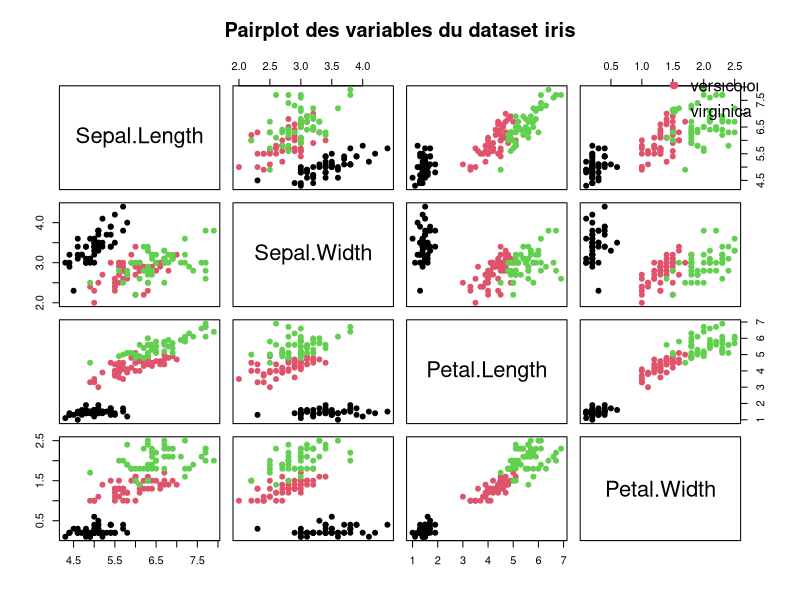
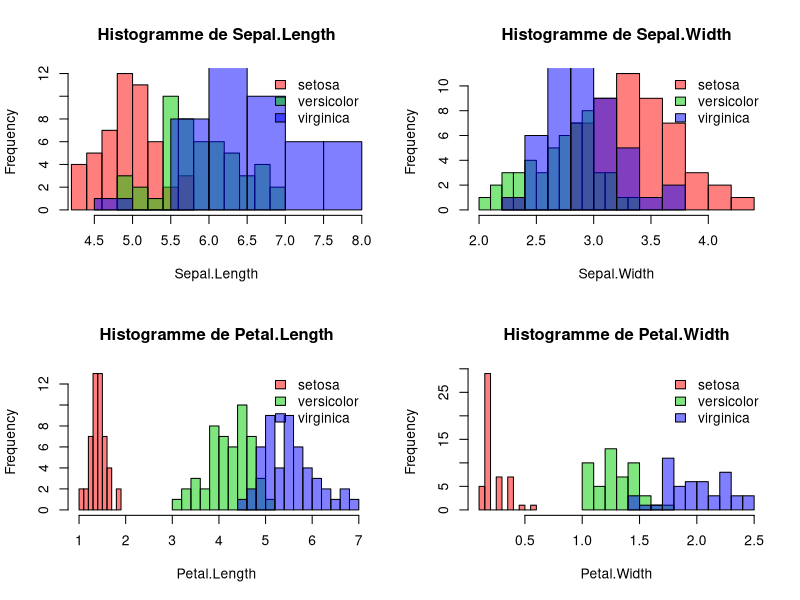
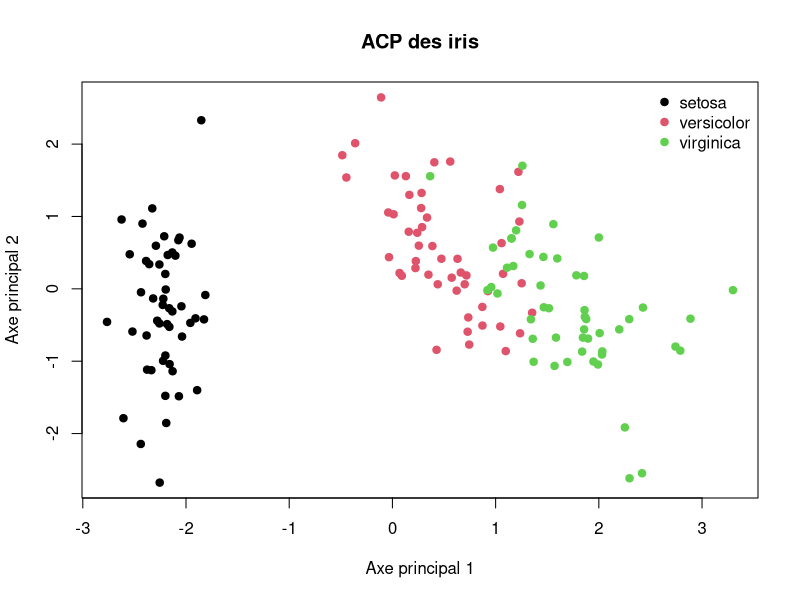
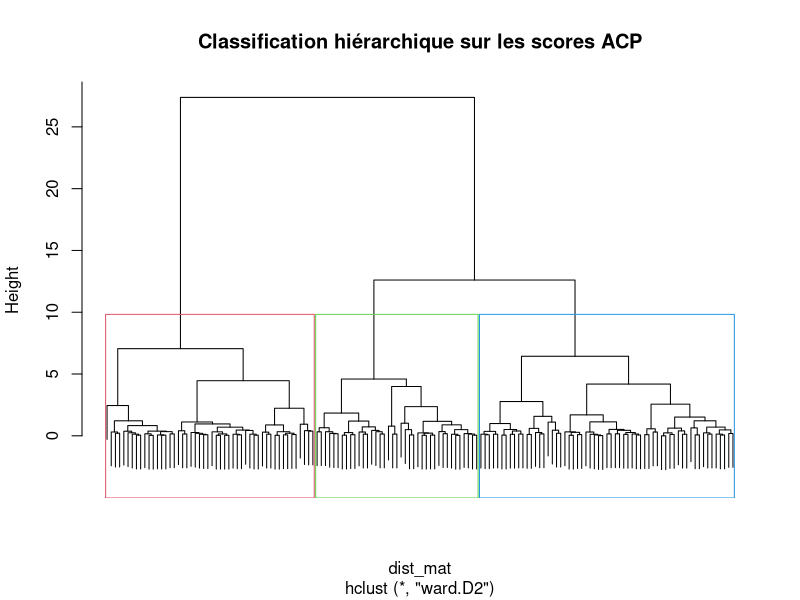

Recreate these plots in R, in order.
# TP LDA

# Question 1 - Chargement du package ####
library(MASS)

# Question 2 - Chargement des données ####
data(iris)
df <- iris; X <- df[, 1:4]; y <- df$Species

# Aperçu rapide
head(df); str(df); summary(df)

## Pairplot des variables quantitatives ####
pairs(
  iris[, 1:4],
  col = as.numeric(iris$Species),
  pch = 19,
  main = "Pairplot des variables du dataset iris"
)

legend(
  "topright",
  legend = levels(iris$Species),
  col = 1:3,
  pch = 19,
  bty = "n"
)


## Histogrammes séparés par classe (mfrow 2x2) ####
par(mfrow = c(2, 2))

vars <- names(iris)[1:4]
cols <- c("red", "green3", "blue")

for (v in vars) {
  hist(
    iris[iris$Species == "setosa", v],
    col = adjustcolor(cols[1], alpha.f = 0.5),
    main = paste("Histogramme de", v),
    xlab = v,
    xlim = range(iris[, v]),
    breaks = 10
  )
  hist(
    iris[iris$Species == "versicolor", v],
    col = adjustcolor(cols[2], alpha.f = 0.5),
    add = TRUE,
    breaks = 10
  )
  hist(
    iris[iris$Species == "virginica", v],
    col = adjustcolor(cols[3], alpha.f = 0.5),
    add = TRUE,
    breaks = 10
  )
  legend(
    "topright",
    legend = levels(iris$Species),
    fill = adjustcolor(cols, alpha.f = 0.5),
    bty = "n"
  )
}
par(mfrow = c(1, 1))


# Question 3 - Instance et Apprentissage LDA ####
lda_model <- lda(Species ~ ., data = df)

# Résumé du modèle ajusté
lda_model


# Question 4 - Explorer le modèle lda appris ####
# Proportions a priori estimées par R
lda_model$prior

# Décompte de chaque espèce
table(df$Species)

# Nombre total d'observations
nrow(df)

# Centres de gravité de chaque classe
lda_model$means

# (Hors programme visiblement) 
# Coefficients discriminants utilisés par R
lda_model$scaling

# (Hors programme visiblement)
# Valeurs singulières / importance des axes discriminants
lda_model$svd

# Commentaire possible :
# - lda_model$prior donne les proportions des classes
# - table(df$Species) donne les effectifs
# - lda_model$means donne les centres de classes
# - lda_model$scaling donne les coefficients des fonctions discriminantes

# Question 5 - Predict de la LDA ####
lda_pred <- predict(lda_model, newdata = X)

# Structure de l'objet retourné
names(lda_pred)

# Classes prédites
head(lda_pred$class)

# Scores sur les axes discriminants
head(lda_pred$x)

# Probabilités a posteriori
head(lda_pred$posterior)

# Question 6 - Matrice de confusion ####
conf_mat_lda <- table(
  Classe_reelle = y,
  Classe_predite = lda_pred$class
)
conf_mat_lda

# Taux de bonne classification
mean(lda_pred$class == y)

# Taux d'erreur
mean(lda_pred$class != y)


# Question 7 - Probabilités a posteriori estimées par la LDA ####
# Probabilités a posteriori calculées par R
posterior_probs <- lda_pred$posterior
head(posterior_probs)
tail(posterior_probs)

# Question 8 - Estimation sur le jeu d'apprentissage ####
# Vérification : la classe prédite est celle de probabilité a posteriori maximale
class_from_posterior <- colnames(posterior_probs)[max.col(posterior_probs)]

# Comparaison avec les prédictions de predict(...)
all(class_from_posterior == as.character(lda_pred$class))

# On peut aussi visualiser les premières lignes
verification_df <- data.frame(
  Classe_predite = lda_pred$class,
  Classe_via_posterior = class_from_posterior
)
head(verification_df)

# Question 9 - Inférence ####

# Quelques individus arbitraires
new_flowers <- data.frame(
  Sepal.Length = c(5.0, 6.2, 6.9, 5.8),
  Sepal.Width  = c(3.4, 2.8, 3.1, 2.7),
  Petal.Length = c(1.5, 4.8, 5.4, 5.1),
  Petal.Width  = c(0.2, 1.8, 2.1, 1.9)
)

new_pred <- predict(lda_model, newdata = new_flowers)

new_flowers
new_pred$class
new_pred$posterior
new_pred$x

# Résumé lisible
data.frame(
  new_flowers,
  Classe_predite = new_pred$class
)

# Question 10 - ACP et LDA ####

# ACP sur les variables quantitatives centrées-réduites
pca_iris <- prcomp(X, center = TRUE, scale. = TRUE)

summary(pca_iris)

# Coordonnées sur les deux premiers axes principaux
pca_scores <- pca_iris$x[, 1:2]

# Classification hiérarchique sur les coordonnées ACP
dist_mat <- dist(pca_scores)
hc <- hclust(dist_mat, method = "ward.D2")

# Découpage en 3 groupes
hc_groups <- cutree(hc, k = 3)

# Matrice de confusion brute
conf_mat_hc_raw <- table(
  Classe_reelle = y,
  Groupe_HC = hc_groups
)

conf_mat_hc_raw

# Comme les labels 1, 2, 3 des groupes HC sont arbitraires,
# on les renomme par majorité pour comparer proprement aux espèces.
map_group_to_species <- function(true_labels, cluster_labels) {
  tab <- table(cluster_labels, true_labels)
  mapping <- apply(tab, 1, function(v) names(which.max(v)))
  predicted_species <- mapping[as.character(cluster_labels)]
  factor(predicted_species, levels = levels(true_labels))
}

hc_species <- map_group_to_species(y, hc_groups)

conf_mat_hc <- table(
  Classe_reelle = y,
  Classe_predite = hc_species
)

conf_mat_hc

# Taux de bonne classification après renommage des groupes
mean(hc_species == y)

# Question 10 bis ####

# Représentation graphique de l'ACP
plot(
  pca_scores,
  col = as.numeric(y),
  pch = 19,
  xlab = "Axe principal 1",
  ylab = "Axe principal 2",
  main = "ACP des iris"
)
legend(
  "topright",
  legend = levels(y),
  col = 1:length(levels(y)),
  pch = 19,
  bty = "n"
)

# Dendrogramme de la classification hiérarchique
plot(
  hc,
  labels = FALSE,
  main = "Classification hiérarchique sur les scores ACP"
)
rect.hclust(hc, k = 3, border = 2:4)
